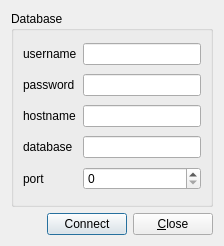
<?xml version="1.0" encoding="UTF-8"?>
<ui version="4.0">
 <class>Login</class>
 <widget class="QDialog" name="Login">
  <property name="geometry">
   <rect>
    <x>0</x>
    <y>0</y>
    <width>224</width>
    <height>246</height>
   </rect>
  </property>
  <property name="windowTitle">
   <string>Login</string>
  </property>
  <layout class="QGridLayout" name="gridLayout_2">
   <item row="0" column="0" colspan="3">
    <widget class="QGroupBox" name="standardOptionsBox">
     <property name="title">
      <string>Database</string>
     </property>
     <property name="checkable">
      <bool>false</bool>
     </property>
     <layout class="QGridLayout" name="gridLayout_3">
      <item row="2" column="0">
       <widget class="QLabel" name="label">
        <property name="text">
         <string>hostname</string>
        </property>
        <property name="buddy">
         <cstring>hostnameEdit</cstring>
        </property>
       </widget>
      </item>
      <item row="2" column="1">
       <widget class="QLineEdit" name="hostnameEdit"/>
      </item>
      <item row="3" column="0">
       <widget class="QLabel" name="label_2">
        <property name="text">
         <string>database</string>
        </property>
        <property name="buddy">
         <cstring>databaseEdit</cstring>
        </property>
       </widget>
      </item>
      <item row="3" column="1">
       <widget class="QLineEdit" name="databaseEdit"/>
      </item>
      <item row="4" column="0">
       <widget class="QLabel" name="label_5">
        <property name="text">
         <string>port</string>
        </property>
       </widget>
      </item>
      <item row="4" column="1">
       <widget class="QSpinBox" name="portSpinBox">
        <property name="maximum">
         <number>99999</number>
        </property>
       </widget>
      </item>
      <item row="1" column="0">
       <widget class="QLabel" name="label_4">
        <property name="text">
         <string>password</string>
        </property>
        <property name="buddy">
         <cstring>passwordEdit</cstring>
        </property>
       </widget>
      </item>
      <item row="1" column="1">
       <widget class="QLineEdit" name="passwordEdit"/>
      </item>
      <item row="0" column="0">
       <widget class="QLabel" name="label_3">
        <property name="text">
         <string>username</string>
        </property>
        <property name="buddy">
         <cstring>usernameEdit</cstring>
        </property>
       </widget>
      </item>
      <item row="0" column="1">
       <widget class="QLineEdit" name="usernameEdit"/>
      </item>
     </layout>
    </widget>
   </item>
   <item row="1" column="1">
    <widget class="QPushButton" name="connectionButton">
     <property name="text">
      <string>Connect</string>
     </property>
    </widget>
   </item>
   <item row="1" column="2">
    <widget class="QPushButton" name="closeButton">
     <property name="text">
      <string>&amp;Close</string>
     </property>
    </widget>
   </item>
  </layout>
 </widget>
 <tabstops>
  <tabstop>connectionButton</tabstop>
  <tabstop>closeButton</tabstop>
  <tabstop>usernameEdit</tabstop>
  <tabstop>passwordEdit</tabstop>
  <tabstop>hostnameEdit</tabstop>
  <tabstop>databaseEdit</tabstop>
  <tabstop>portSpinBox</tabstop>
 </tabstops>
 <resources>
  <include location="pydosh.qrc"/>
 </resources>
 <connections/>
</ui>
